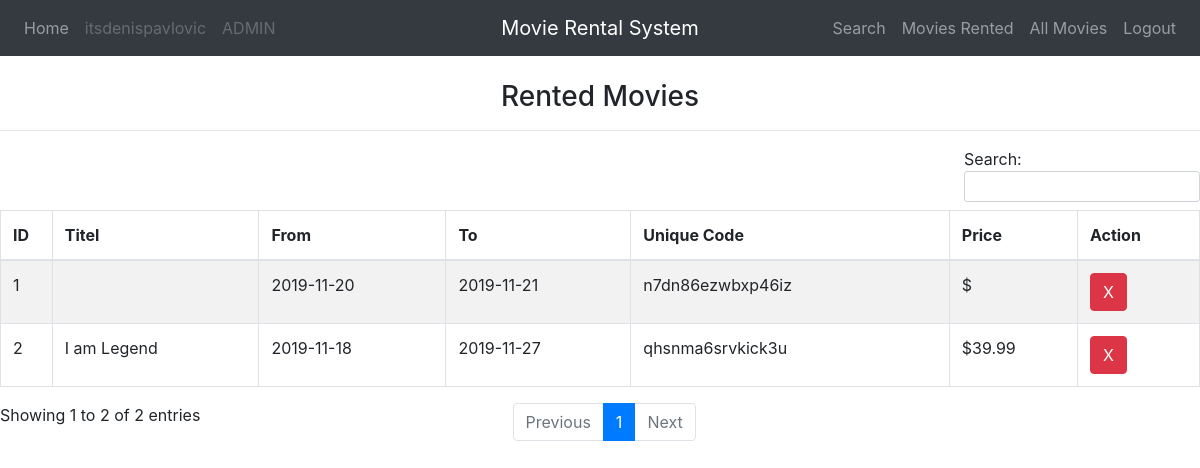
The page /moviesRented.php (signed in) on the database its author committed.
### tables this page shows
CREATE TABLE IF NOT EXISTS `users` (
  `id` int(11) NOT NULL,
  `isadmin` tinyint(4) NOT NULL DEFAULT '0',
  `fullname` varchar(128) NOT NULL,
  `username` varchar(128) NOT NULL,
  `email` varchar(128) NOT NULL,
  `password` varchar(128) NOT NULL,
  `date_created` datetime NOT NULL DEFAULT CURRENT_TIMESTAMP
);

CREATE TABLE IF NOT EXISTS `rentetMovies` (
  `id` int(11) NOT NULL,
  `uid` int(11) NOT NULL,
  `mid` int(11) NOT NULL,
  `generatedCode` text,
  `start` date NOT NULL,
  `end` date NOT NULL,
  `date_created` datetime NOT NULL DEFAULT CURRENT_TIMESTAMP
);

CREATE TABLE IF NOT EXISTS `movies` (
  `id` int(11) NOT NULL,
  `title` varchar(128) NOT NULL,
  `image` text NOT NULL,
  `content` text NOT NULL,
  `price` float NOT NULL DEFAULT '0',
  `date_created` datetime NOT NULL DEFAULT CURRENT_TIMESTAMP
);

### conn.php (called while the page is built, shortened)
<?php
try
{
    $user = "root";
    $pass = "mysql";
    $conn = new PDO("mysql:host=localhost;dbname=movierental;charset=utf8", $user, $pass);
} catch(PDOException $e)
{
    echo $e->getMessage();
}
include_once 'class/User.php';
$user = new User($conn);
?>

### moviesRented.php (the view, shortened to what this page needs)
<?php
include 'header.php';
?>
<h3 class="text-center">Rented Movies</h3>
<hr>
<table id="example" class="table table-striped table-bordered" style="width:100%">
<?php
$statement = $conn->prepare("SELECT * FROM rentetMovies WHERE uid=:uid");
$statement->bindParam(':uid', $_SESSION['user'], PDO::PARAM_INT);
$statement->execute();
$rows = $statement->fetchAll();
?>
        <thead>
            <tr>
                <th>ID</th>
                <th>Titel</th>
                <th>From</th>
                <th>To</th>
                <th>Unique Code</th>
                <?php echo ($statement->rowCount() >= 3) ? "<th>You got 10% OFF discount</th>" : "<th>Price</th>"; ?>
                <th>Action</th>
            </tr>
        </thead>
        <tbody>
            <?php
            if($statement->rowCount() > 0)
            {
                foreach($rows as $row)
                {
                    $Counter = $Counter+1;
                    ?>
                        <tr>
                            <td><?php echo $Counter; ?></td>
                            <td><?php echo $user->getMovieTitle($row['mid']); ?></td>
                            <td><?php echo $row['start']; ?></td>
                            <td><?php echo $row['end']; ?></td>
                            <td><?php echo $row['generatedCode']; ?></td>
                            <?php
                            if($statement->rowCount() >= 3){
                                echo "<td>$";
                                echo $user->getDiscount($row['mid']);
                                echo "</td>";
                            }
                            else
                            {
                                echo "<td>$";
                                echo $user->getPrice($row['mid']);
                                echo "</td>";
                            }
                            ?>
                            <td><a id="rentMo<?php echo $row['mid']; ?>" href="#" class="btn btn-danger" title="Remove">X</a></td>
                        </tr>
                    <?php
                }
            }
            else
            {
            }
            ?>
        </tbody>
    </table>
<?php include 'footer.php'; ?>

### class/User.php (shortened to what this page needs)
<?php
class User
{
    function __construct($conn)
    {
        $this->db = $conn;
    }
     public function getPrice($mid)
     {
         try
         {
             $statement = $this->db->prepare("SELECT * FROM movies WHERE id=:mid");
             $statement->bindParam(':mid', $mid, PDO::PARAM_INT);
             $statement->execute();
             $row = $statement->fetch(PDO::FETCH_ASSOC);
             if($statement->rowCount() > 0)
             {
                 $price = $row['price'];
                 echo $price;
             }
         } catch(PDOException $e)
         {
             echo $e->getMessage();
         }
     }
    public function getUsername($uid)
    {
        try {
            $statement = $this->db->prepare("SELECT * FROM users WHERE id = :uid");
            $statement->bindParam(":uid", $uid, PDO::PARAM_INT);
            $statement->execute();
            $row = $statement->fetch(PDO::FETCH_ASSOC);
            if($statement->rowCount() > 0)
            {
                echo $row['username'];
            }
        } catch (PDOException $e) {
            echo $e->getMessage();
        }
    }
    public function getMovieTitle($mid)
    {
        try {
            $statement = $this->db->prepare("SELECT * FROM movies WHERE id = :mid");
            $statement->bindParam(":mid", $mid, PDO::PARAM_INT);
            $statement->execute();
            $row = $statement->fetch(PDO::FETCH_ASSOC);
            if($statement->rowCount() > 0)
            {
                echo $row['title'];
            }
        } catch (PDOException $e) {
            echo $e->getMessage();
        }
    }
}
?>

### rows shown on the page
users: username "itsdenispavlovic"
rentetmovies: start "2019-11-20", end "2019-11-21", generatedCode "n7dn86ezwbxp46iz"
rentetmovies: movies.title "I am Legend", start "2019-11-18", end "2019-11-27", generatedCode "qhsnma6srvkick3u", movies.price "39.99"
